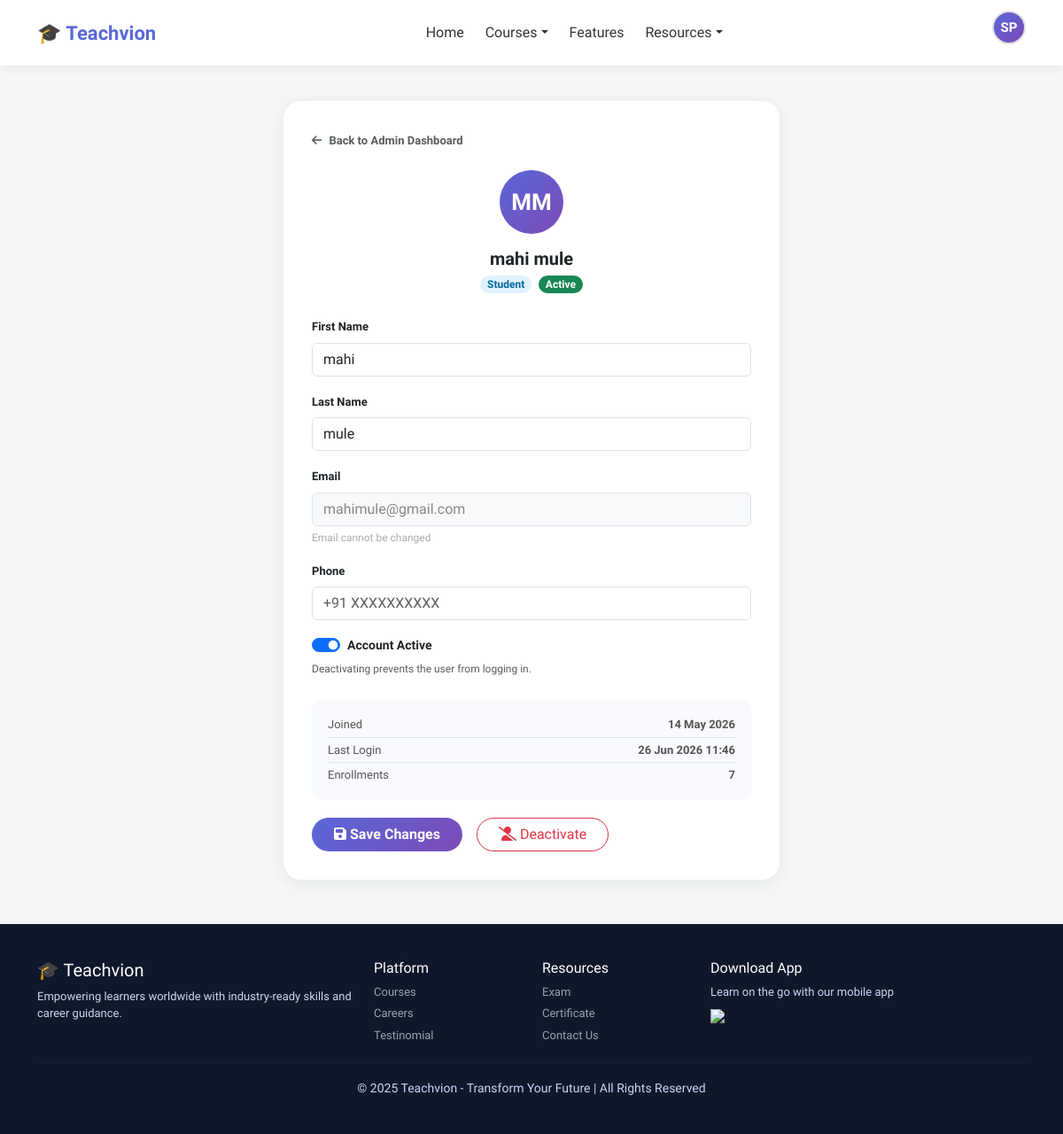
Before: /admin-panel/student/3/edit/ (signed in) with the older database file.
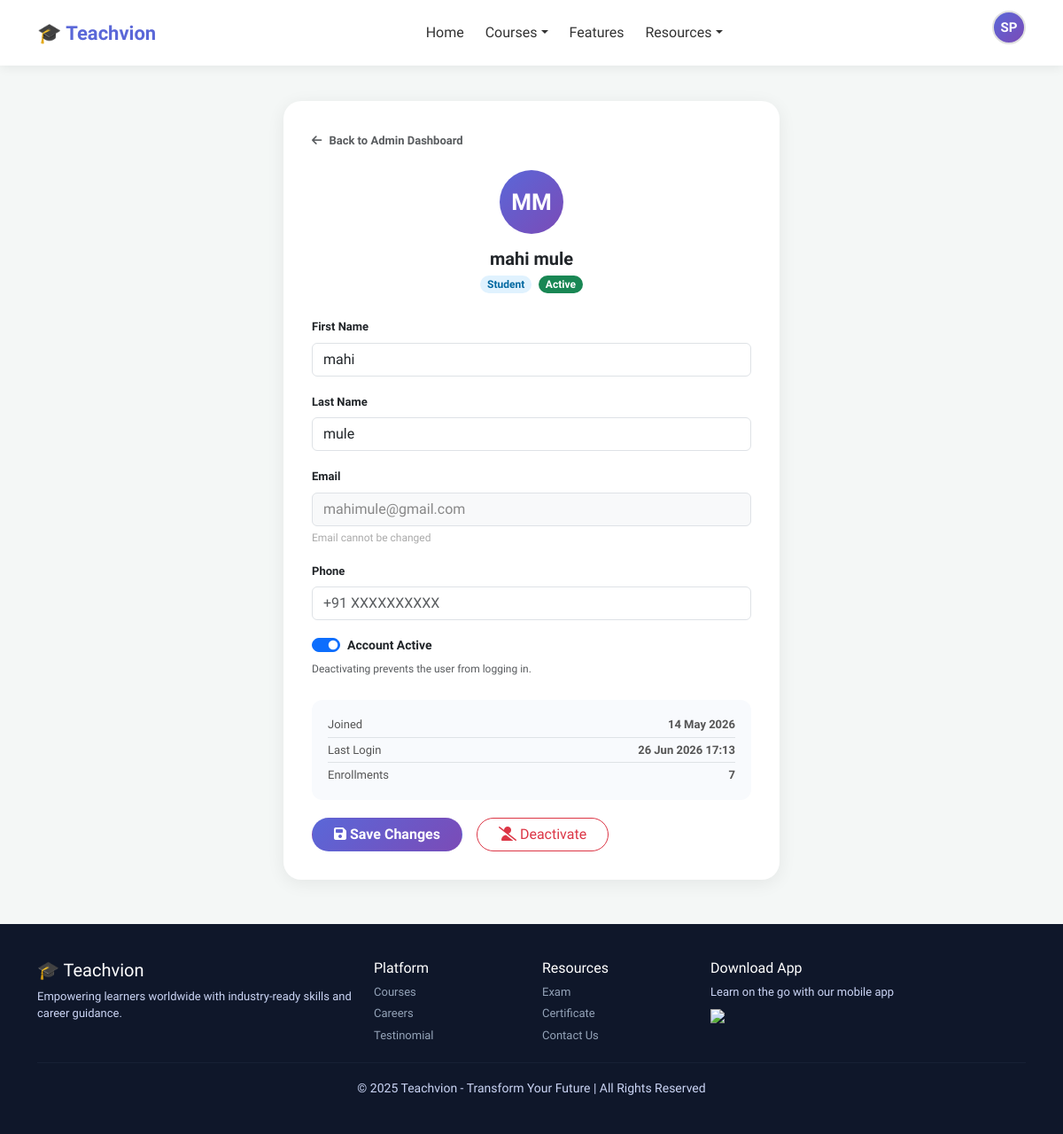
After: the same page with the newer database file.
### accounts/models.py (models this page shows, shortened)
class CustomUser(AbstractUser):
    ROLE_CHOICES = [
        ('student', 'Student'),
        ('trainer', 'Trainer'),
        ('admin', 'Admin'),
    ]
    email = models.EmailField(unique=True)
    role = models.CharField(max_length=10, choices=ROLE_CHOICES, default='student')
    phone = models.CharField(max_length=15, blank=True)
    profile_pic = models.ImageField(upload_to='profiles/', blank=True, null=True)
    bio = models.TextField(blank=True)
    created_at = models.DateTimeField(auto_now_add=True)
    USERNAME_FIELD = 'email'
    REQUIRED_FIELDS = ['username', 'first_name', 'last_name']
    def get_dashboard_url(self):
        urls = {
            'student': '/dashboard/student/',
            'trainer': '/dashboard/trainer/',
            'admin':   '/dashboard/admin/',
        }
        return urls.get(self.role, '/')

### dashboard/views.py (the view)
        def wrapper(request, *args, **kwargs):
            if not request.user.is_authenticated:
                return redirect('login')
            if request.user.role not in roles:
                messages.error(request, "Access denied.")
                return redirect('index')
            return view_func(request, *args, **kwargs)

### dashboard/views.py (called while the page is built, shortened)
def role_required(*roles):
    def decorator(view_func):
        def wrapper(request, *args, **kwargs):
            if not request.user.is_authenticated:
                return redirect('login')
            if request.user.role not in roles:
                messages.error(request, "Access denied.")
                return redirect('index')
            return view_func(request, *args, **kwargs)
        wrapper.__name__ = view_func.__name__
        return wrapper
    return decorator

@login_required
@role_required('admin')
def admin_student_edit_view(request, user_id):
    user_obj = get_object_or_404(CustomUser, id=user_id)
    return render(request, 'edit_user.html', {'user_obj': user_obj})

### dashboard/templates/edit_user.html (shortened to what the changed rows need)
{% extends 'base.html' %}
{% block content %}
<div class="container">
  <div class="edit-card">
    <div class="text-center mb-4">
      <div class="user-avatar">{{ user_obj.first_name|first|upper }}{{ user_obj.last_name|first|upper }}</div>
      <h5 class="fw-bold mb-1">{{ user_obj.get_full_name }}</h5>
      <span class="badge rounded-pill"
        style="background:{% if user_obj.role == 'student' %}#e0f2fe{% elif user_obj.role == 'trainer' %}#dcfce7{% else %}#fce7f3{% endif %};
               color:{% if user_obj.role == 'student' %}#0369a1{% elif user_obj.role == 'trainer' %}#166534{% else %}#9d174d{% endif %};">
        {{ user_obj.role|capfirst }}
      </span>
      <span class="badge rounded-pill ms-1 {% if user_obj.is_active %}bg-success{% else %}bg-danger{% endif %} text-white">
        {% if user_obj.is_active %}Active{% else %}Inactive{% endif %}
      </span>
    </div>
    <form method="post" action="{% url 'admin_student_edit' user_obj.id %}">
      <div class="mb-3">
        <label class="form-label fw-semibold" style="font-size:13px;">First Name</label>
        <input type="text" name="first_name" class="form-control" value="{{ user_obj.first_name }}" required>
      </div>
      <div class="mb-3">
        <label class="form-label fw-semibold" style="font-size:13px;">Last Name</label>
        <input type="text" name="last_name" class="form-control" value="{{ user_obj.last_name }}" required>
      </div>
      <div class="mb-3">
        <label class="form-label fw-semibold" style="font-size:13px;">Email</label>
        <input type="email" class="form-control" value="{{ user_obj.email }}" disabled style="background:#f8f9fa; color:#888;">
        <div style="font-size:12px; color:#aaa; margin-top:4px;">Email cannot be changed</div>
      </div>
      <div class="mb-4">
        <div class="form-check form-switch">
          <input class="form-check-input" type="checkbox" name="is_active" id="isActive" {% if user_obj.is_active %}checked{% endif %}>
          <label class="form-check-label fw-semibold" for="isActive" style="font-size:14px;">Account Active</label>
        </div>
      </div>
      <div style="background:#f8fafd; border-radius:12px; padding:14px 18px; margin-bottom:20px; font-size:13px; color:#555;">
        <div class="d-flex justify-content-between py-1 border-bottom">
          <span>Joined</span><strong>{{ user_obj.date_joined|date:"d M Y" }}</strong>
        </div>
        <div class="d-flex justify-content-between py-1 border-bottom">
          <span>Last Login</span><strong>{{ user_obj.last_login|date:"d M Y H:i"|default:"Never" }}</strong>
        </div>
        {% if user_obj.role == 'student' %}
        <div class="d-flex justify-content-between py-1">
          <span>Enrollments</span><strong>{{ user_obj.enrollments.count }}</strong>
        </div>
        {% elif user_obj.role == 'trainer' %}
        <div class="d-flex justify-content-between py-1">
          <span>Courses</span><strong>{{ user_obj.courses_taught.count }}</strong>
        </div>
        {% endif %}
      </div>
    </form>
  </div>
</div>
{% endblock %}

Changed rows visible on the page:
changed CustomUser "mahi mule": last_login "26 Jun 2026 11:46" → "26 Jun 2026 17:13"
